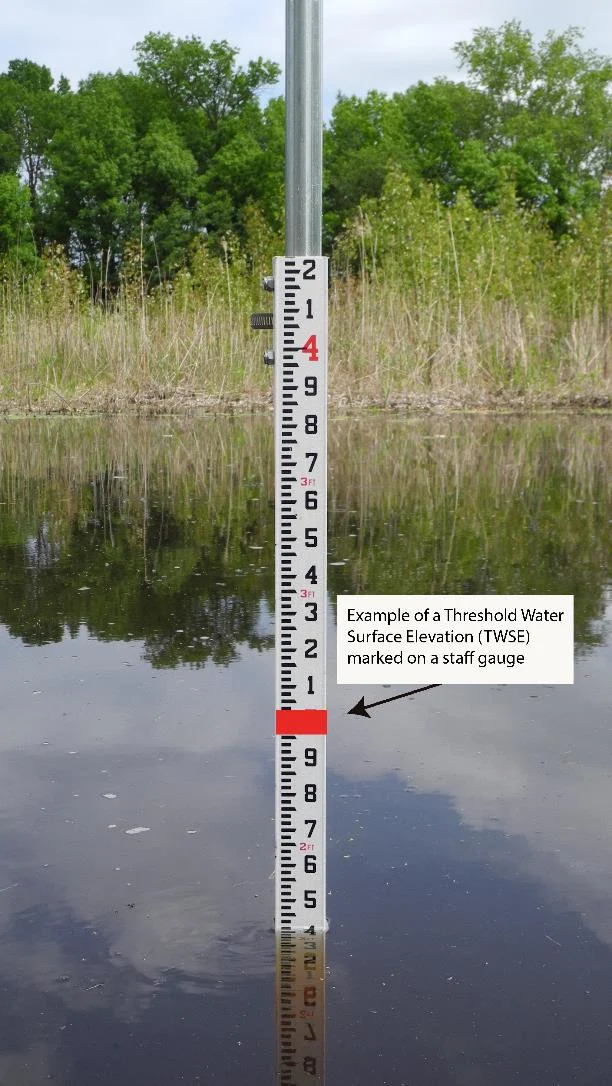
#> input picture test_2.webp, 612 x 1086 px
$ python -i test.py   (imports and definitions only)
#> lines starting #> are read from the running program, lines starting #| are printed output that depends on the picture; after the words box and inside, x2 and y2 are one past the last pixel; in counts of white or black regions, pixels touching at a corner belong together
# Install dependencies (skip if already installed)
#!pip install easyocr opencv-python-headless matplotlib

import cv2
import easyocr
import numpy as np
import re
import matplotlib.pyplot as plt
from google.colab import files

# STEP 1: Upload your image
# [1 line not run here, left out]
uploaded = files.upload()
#> the answer given: test_2.webp
#> further down, picture is the input picture: shape (1086, 612, 3); mean B, G, R 108.9, 124.6, 120.2

# Get the filename
image_path = list(uploaded.keys())[0]
# [17 lines not run here, left out]

# STEP 4: Try different preprocessing methods
def preprocess_image(img, method='combined'):
#> called with method = 'combined'
    gray = cv2.cvtColor(img, cv2.COLOR_BGR2GRAY)
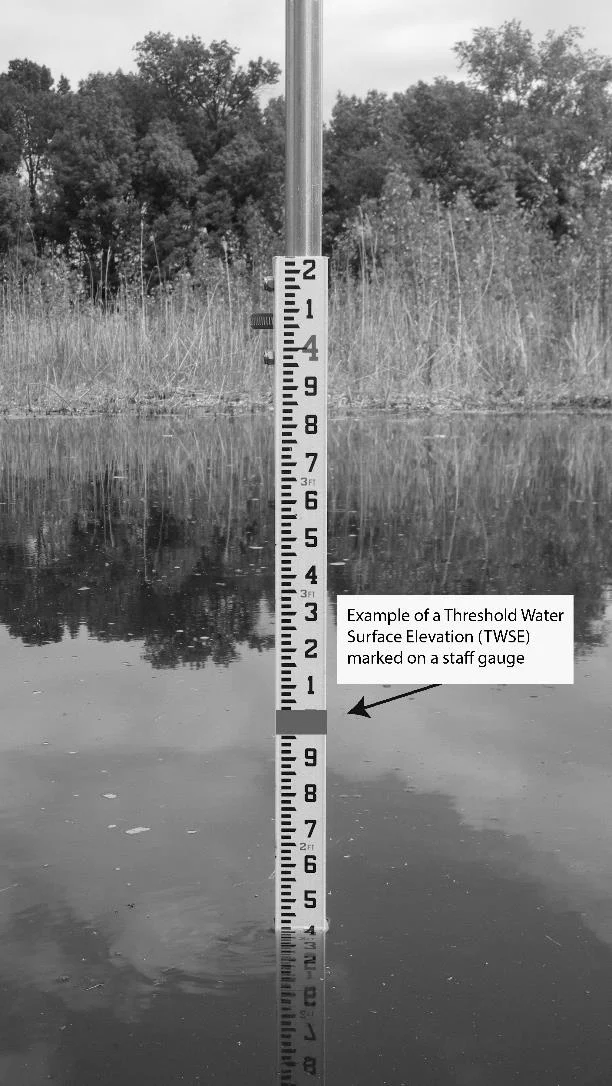
#> gray: shape (1086, 612); min 0, max 255, mean 121.5

    if method == 'simple':
        # Simple threshold
        _, thresh = cv2.threshold(gray, 0, 255, cv2.THRESH_BINARY + cv2.THRESH_OTSU)
        return thresh

    elif method == 'adaptive':
        # Adaptive threshold (better for varying lighting)
        thresh = cv2.adaptiveThreshold(gray, 255, cv2.ADAPTIVE_THRESH_GAUSSIAN_C,
                                      cv2.THRESH_BINARY, 11, 2)
        return thresh

    elif method == 'combined':
        # CLAHE + Gaussian blur + Adaptive threshold
        clahe = cv2.createCLAHE(clipLimit=2.0, tileGridSize=(8,8))
        enhanced = clahe.apply(gray)
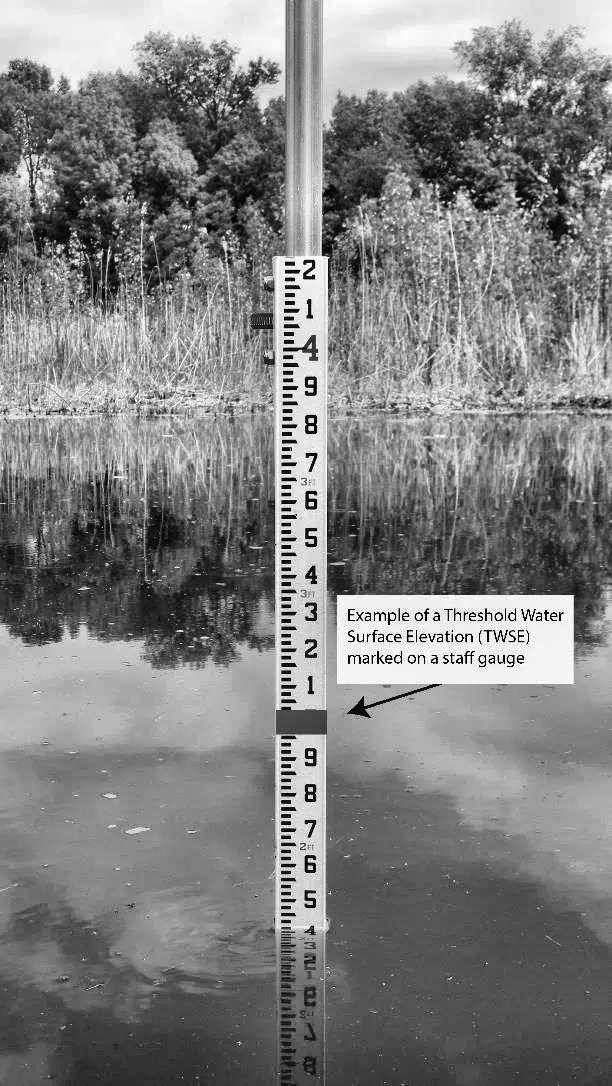
#> enhanced: shape (1086, 612); min 0, max 255, mean 127.7
        blurred = cv2.GaussianBlur(enhanced, (5,5), 0)
        thresh = cv2.adaptiveThreshold(blurred, 255, cv2.ADAPTIVE_THRESH_GAUSSIAN_C,
                                      cv2.THRESH_BINARY, 11, 2)
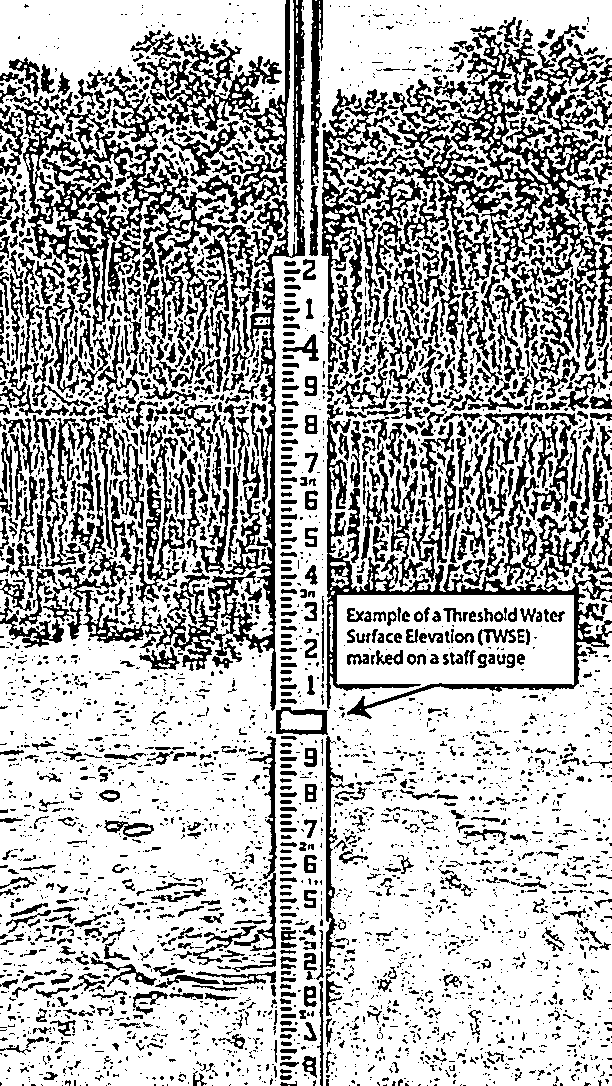
#> thresh: shape (1086, 612); 69.6% white; 3960 black regions (2897 under 20 px), largest, box (x1, y1, x2, y2) and area: (344, 50, 612, 358) 19485, (13, 72, 255, 337) 14214, (43, 0, 305, 711) 13936
        return thresh

    elif method == 'edge':
        # Edge detection
        edges = cv2.Canny(gray, 50, 150)
        return edges

    elif method == 'resize':
        # Resize image to make text larger
        h, w = gray.shape
        scale = 2.0  # Double the size
        resized = cv2.resize(gray, (int(w*scale), int(h*scale)), interpolation=cv2.INTER_CUBIC)
        _, thresh = cv2.threshold(resized, 0, 255, cv2.THRESH_BINARY + cv2.THRESH_OTSU)
        return thresh

# STEP 5: Try all preprocessing methods
methods = ['simple', 'adaptive', 'combined', 'edge', 'resize']
# [1 line that did not run here, left out]

all_readings = []

# [91 lines not run here, left out]

>>> import cv2
>>> picture = cv2.imread('test_2.webp')
>>> result = preprocess_image(picture)
